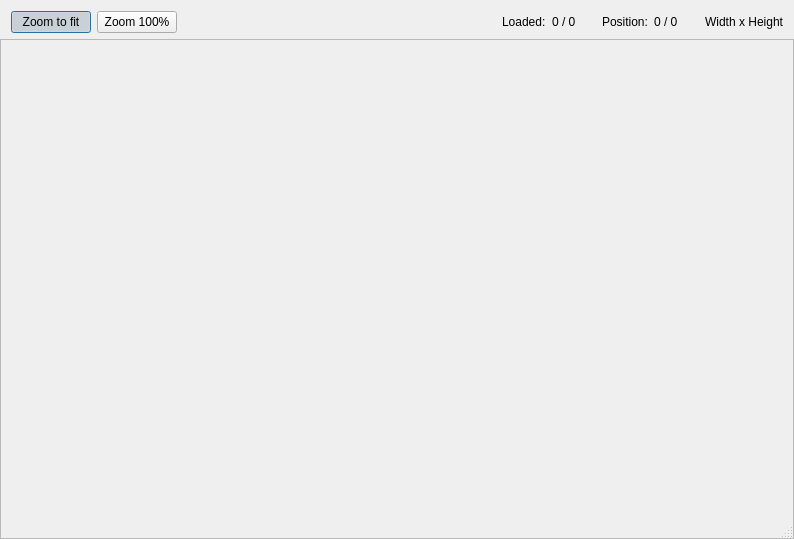
<?xml version="1.0" encoding="UTF-8"?>
<ui version="4.0">
 <class>VPImageViewer</class>
 <widget class="QDialog" name="VPImageViewer">
  <property name="geometry">
   <rect>
    <x>0</x>
    <y>0</y>
    <width>794</width>
    <height>539</height>
   </rect>
  </property>
  <property name="windowTitle">
   <string>Image viewer</string>
  </property>
  <property name="locale">
   <locale language="English" country="UnitedStates"/>
  </property>
  <property name="sizeGripEnabled">
   <bool>true</bool>
  </property>
  <layout class="QVBoxLayout" name="verticalLayout">
   <property name="leftMargin">
    <number>0</number>
   </property>
   <property name="rightMargin">
    <number>0</number>
   </property>
   <property name="bottomMargin">
    <number>0</number>
   </property>
   <item>
    <layout class="QHBoxLayout" name="horizontalLayout_11">
     <property name="leftMargin">
      <number>11</number>
     </property>
     <property name="rightMargin">
      <number>11</number>
     </property>
     <item>
      <widget class="QPushButton" name="pbZoomToFit">
       <property name="text">
        <string>Zoom to fit</string>
       </property>
       <property name="checkable">
        <bool>true</bool>
       </property>
       <property name="checked">
        <bool>true</bool>
       </property>
      </widget>
     </item>
     <item>
      <widget class="QPushButton" name="pbZoom100">
       <property name="text">
        <string>Zoom 100%</string>
       </property>
       <property name="checkable">
        <bool>true</bool>
       </property>
      </widget>
     </item>
     <item>
      <spacer name="horizontalSpacer_6">
       <property name="orientation">
        <enum>Qt::Horizontal</enum>
       </property>
       <property name="sizeHint" stdset="0">
        <size>
         <width>40</width>
         <height>20</height>
        </size>
       </property>
      </spacer>
     </item>
     <item>
      <widget class="QLabel" name="label_2">
       <property name="text">
        <string>Loaded:</string>
       </property>
      </widget>
     </item>
     <item>
      <widget class="QLabel" name="lblLoadedCnt">
       <property name="text">
        <string>0 / 0</string>
       </property>
      </widget>
     </item>
     <item>
      <spacer name="horizontalSpacer_2">
       <property name="orientation">
        <enum>Qt::Horizontal</enum>
       </property>
       <property name="sizeType">
        <enum>QSizePolicy::Fixed</enum>
       </property>
       <property name="sizeHint" stdset="0">
        <size>
         <width>20</width>
         <height>20</height>
        </size>
       </property>
      </spacer>
     </item>
     <item>
      <widget class="QLabel" name="label">
       <property name="text">
        <string>Position:</string>
       </property>
      </widget>
     </item>
     <item>
      <widget class="QLabel" name="lblCount">
       <property name="text">
        <string>0 / 0</string>
       </property>
      </widget>
     </item>
     <item>
      <spacer name="horizontalSpacer">
       <property name="orientation">
        <enum>Qt::Horizontal</enum>
       </property>
       <property name="sizeType">
        <enum>QSizePolicy::Fixed</enum>
       </property>
       <property name="sizeHint" stdset="0">
        <size>
         <width>20</width>
         <height>20</height>
        </size>
       </property>
      </spacer>
     </item>
     <item>
      <widget class="QLabel" name="lblImageInfo">
       <property name="text">
        <string>Width x Height</string>
       </property>
       <property name="alignment">
        <set>Qt::AlignRight|Qt::AlignTrailing|Qt::AlignVCenter</set>
       </property>
      </widget>
     </item>
    </layout>
   </item>
   <item>
    <widget class="QScrollArea" name="saSelf">
     <property name="minimumSize">
      <size>
       <width>512</width>
       <height>0</height>
      </size>
     </property>
     <property name="widgetResizable">
      <bool>true</bool>
     </property>
     <widget class="QWidget" name="saContent">
      <property name="geometry">
       <rect>
        <x>0</x>
        <y>0</y>
        <width>792</width>
        <height>497</height>
       </rect>
      </property>
      <layout class="QVBoxLayout" name="verticalLayout_5">
       <property name="leftMargin">
        <number>0</number>
       </property>
       <property name="topMargin">
        <number>0</number>
       </property>
       <property name="rightMargin">
        <number>0</number>
       </property>
       <property name="bottomMargin">
        <number>0</number>
       </property>
       <item>
        <widget class="QLabel" name="lblImage">
         <property name="sizePolicy">
          <sizepolicy hsizetype="Ignored" vsizetype="Ignored">
           <horstretch>0</horstretch>
           <verstretch>0</verstretch>
          </sizepolicy>
         </property>
         <property name="contextMenuPolicy">
          <enum>Qt::CustomContextMenu</enum>
         </property>
         <property name="autoFillBackground">
          <bool>true</bool>
         </property>
         <property name="text">
          <string/>
         </property>
         <property name="alignment">
          <set>Qt::AlignCenter</set>
         </property>
        </widget>
       </item>
      </layout>
     </widget>
    </widget>
   </item>
  </layout>
 </widget>
 <resources/>
 <connections/>
</ui>
